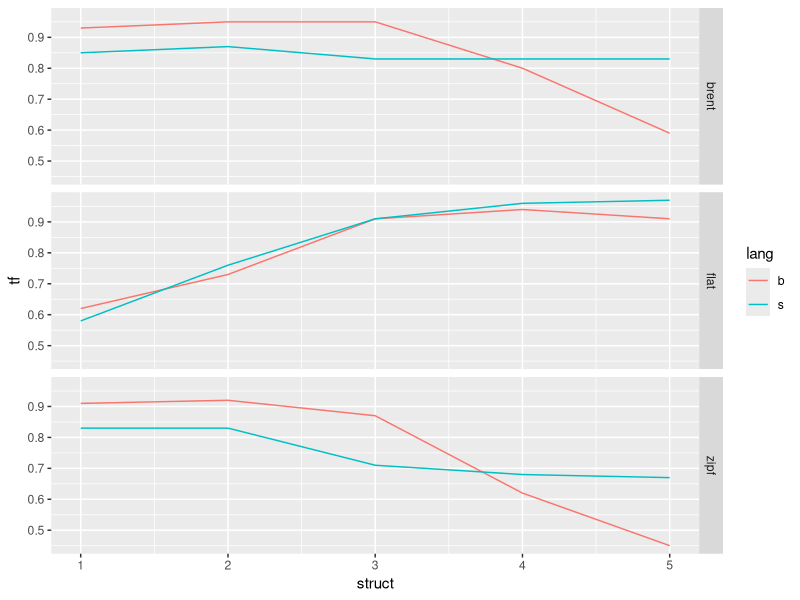

This chart was generated by the following R code:
library(ggplot2)
# will need to adjust this to your directory structure
setwd("~/research/ArtificialLanguages/writeup/plots/")
data <- read.csv("scores.csv",sep="\t",header=T)


ggplot(data=data,aes(x=struct,y=tf,colour=lang))+geom_line()+facet_grid(facets=dist~.)

simple = lm(tf~nse,data=data)
cor.test(data$tf,data$nse)